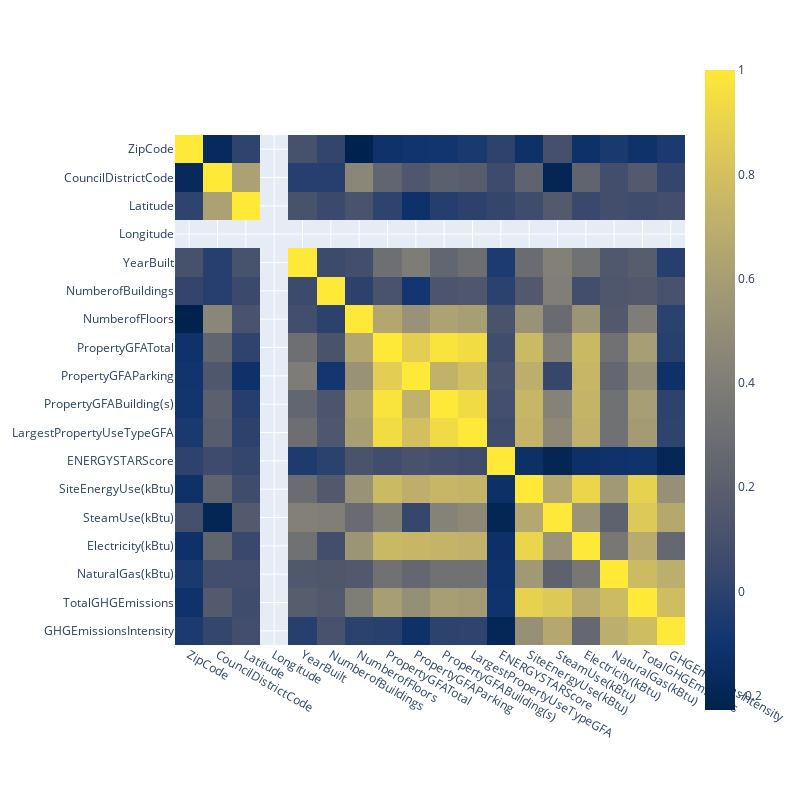

Notebook source saved alongside this figure:
### Code cell
fig = px.imshow(np.log(df.select_dtypes(include=['int64', 'float64'])).corr(), color_continuous_scale='cividis')
fig.update_layout(width=800, height=800)
fig.show()

### Figure 1 — Plotly figure (JSON) as saved in the notebook; plotly's stock layout.template omitted (floating-point values rounded to 4 significant figures; data arrays with more than 128 entries replaced by an {"elided": "..."} marker saying what was removed)
{"data": [{"coloraxis": "coloraxis", "hovertemplate": "x: %{x}<br>y: %{y}<br>color: %{z}<extra></extra>", "name": "0", "type": "heatmap", "x": ["ZipCode", "CouncilDistrictCode", "Latitude", "Longitude", "YearBuilt", "NumberofBuildings", "NumberofFloors", "PropertyGFATotal", "PropertyGFAParking", "PropertyGFABuilding(s)", "LargestPropertyUseTypeGFA", "ENERGYSTARScore", "SiteEnergyUse(kBtu)", "SteamUse(kBtu)", "Electricity(kBtu)", "NaturalGas(kBtu)", "TotalGHGEmissions", "GHGEmissionsIntensity"], "xaxis": "x", "y": ["ZipCode", "CouncilDistrictCode", "Latitude", "Longitude", "YearBuilt", "NumberofBuildings", "NumberofFloors", "PropertyGFATotal", "PropertyGFAParking", "PropertyGFABuilding(s)", "LargestPropertyUseTypeGFA", "ENERGYSTARScore", "SiteEnergyUse(kBtu)", "SteamUse(kBtu)", "Electricity(kBtu)", "NaturalGas(kBtu)", "TotalGHGEmissions", "GHGEmissionsIntensity"], "yaxis": "y", "z": {"elided": "18x18 float values"}}], "layout": {"coloraxis": {"colorscale": [[0, "#00224e"], [0.1111, "#123570"], [0.2222, "#3b496c"], [0.3333, "#575d6d"], [0.4444, "#707173"], [0.5556, "#8a8678"], [0.6667, "#a59c74"], [0.7778, "#c3b369"], [0.8889, "#e1cc55"], [1, "#fee838"]]}, "height": 800, "margin": {"t": 60}, "width": 800, "xaxis": {"anchor": "y", "autorange": true, "constrain": "domain", "domain": [0, 1], "range": [-0.5, 17.5], "scaleanchor": "y", "type": "category"}, "yaxis": {"anchor": "x", "autorange": true, "constrain": "domain", "domain": [0.06197, 0.938], "range": [17.5, -0.5], "type": "category"}}}
